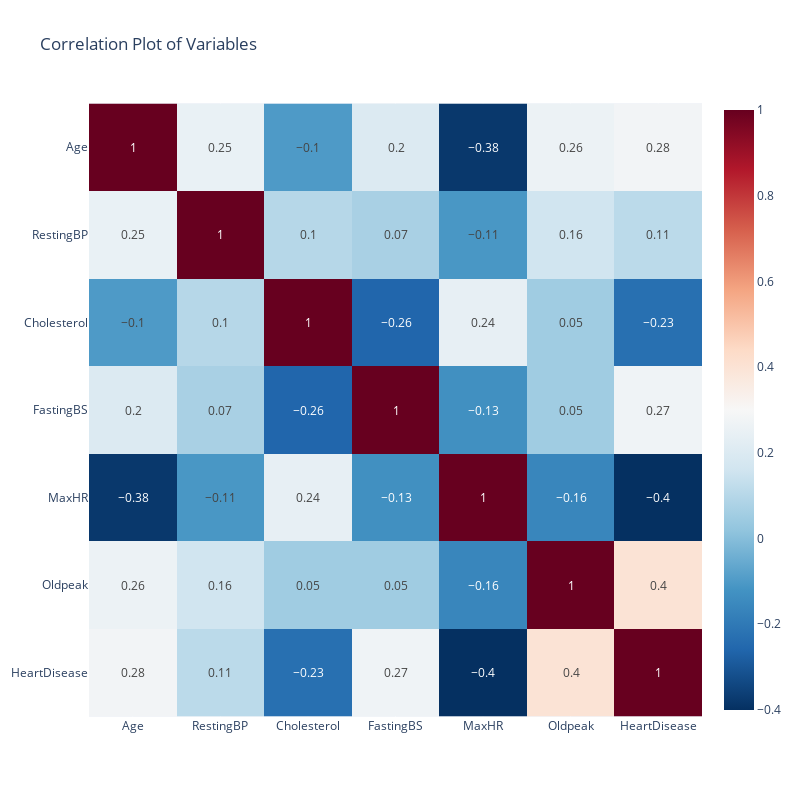

Source (notebook cell):
### Markdown cell above
Checking the correlation of variables leading to Heart Disease.

### Code cell
px.imshow(df.corr().round(2), text_auto=True, color_continuous_scale=px.colors.diverging.RdBu_r, title="Correlation Plot of Variables", height=800, width=800)

### Figure 1 — Plotly figure (JSON) as saved in the notebook; plotly's stock layout.template omitted (floating-point values rounded to 4 significant figures)
{"data": [{"coloraxis": "coloraxis", "hovertemplate": "x: %{x}<br>y: %{y}<br>color: %{z}<extra></extra>", "name": "0", "texttemplate": "%{z}", "type": "heatmap", "x": ["Age", "RestingBP", "Cholesterol", "FastingBS", "MaxHR", "Oldpeak", "HeartDisease"], "xaxis": "x", "y": ["Age", "RestingBP", "Cholesterol", "FastingBS", "MaxHR", "Oldpeak", "HeartDisease"], "yaxis": "y", "z": [[1, 0.25, -0.1, 0.2, -0.38, 0.26, 0.28], [0.25, 1, 0.1, 0.07, -0.11, 0.16, 0.11], [-0.1, 0.1, 1, -0.26, 0.24, 0.05, -0.23], [0.2, 0.07, -0.26, 1, -0.13, 0.05, 0.27], [-0.38, -0.11, 0.24, -0.13, 1, -0.16, -0.4], [0.26, 0.16, 0.05, 0.05, -0.16, 1, 0.4], [0.28, 0.11, -0.23, 0.27, -0.4, 0.4, 1]]}], "layout": {"coloraxis": {"colorscale": [[0, "rgb(5,48,97)"], [0.1, "rgb(33,102,172)"], [0.2, "rgb(67,147,195)"], [0.3, "rgb(146,197,222)"], [0.4, "rgb(209,229,240)"], [0.5, "rgb(247,247,247)"], [0.6, "rgb(253,219,199)"], [0.7, "rgb(244,165,130)"], [0.8, "rgb(214,96,77)"], [0.9, "rgb(178,24,43)"], [1, "rgb(103,0,31)"]]}, "height": 800, "title": {"text": "Correlation Plot of Variables"}, "width": 800, "xaxis": {"anchor": "y", "constrain": "domain", "domain": [0, 1], "scaleanchor": "y"}, "yaxis": {"anchor": "x", "autorange": "reversed", "constrain": "domain", "domain": [0, 1]}}}
